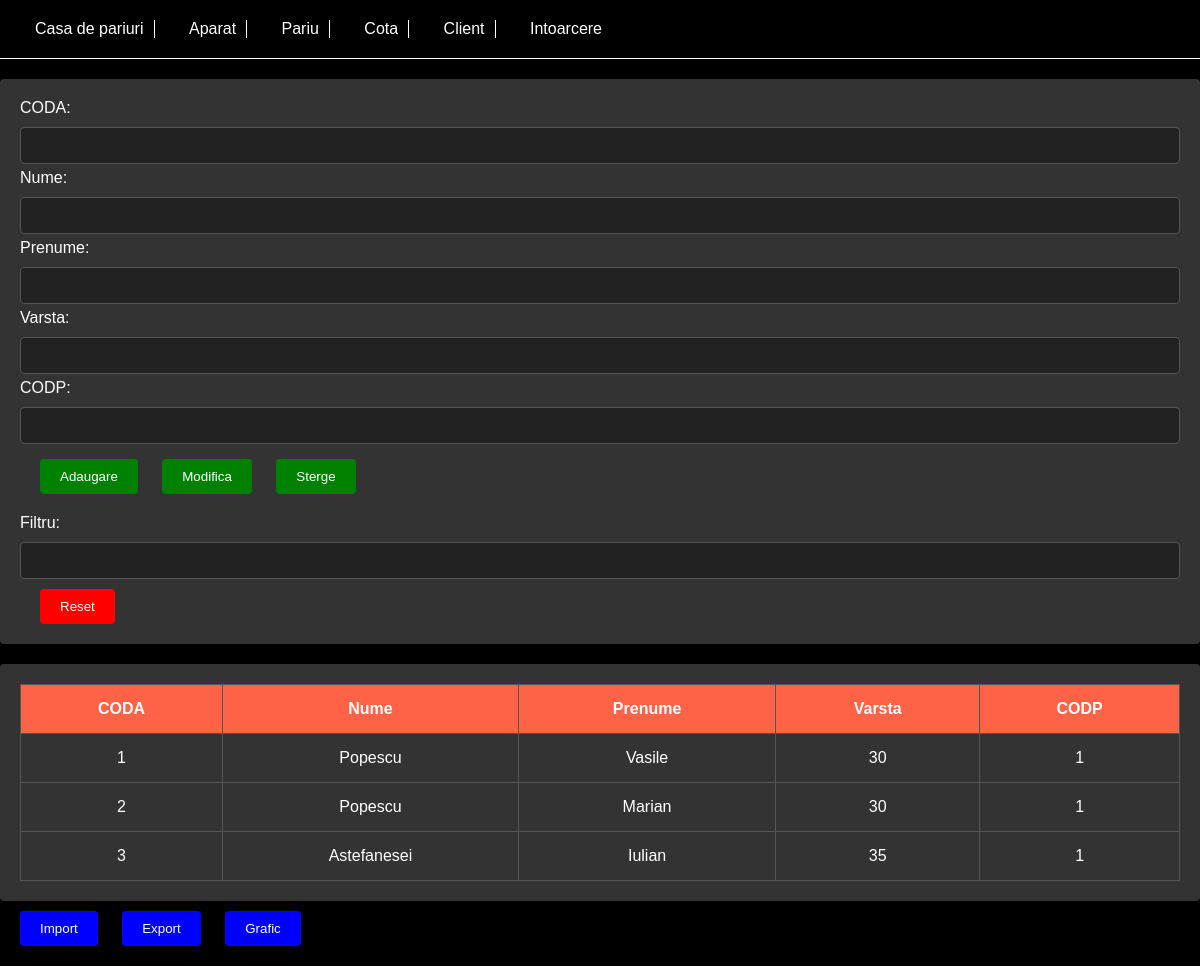
Screenshot of /Tabele/angajat.php with the database file from the repository.
### tables this page shows
CREATE TABLE `angajat` (
  `CODA` int(11) NOT NULL,
  `Nume` varchar(45) NOT NULL,
  `Prenume` varchar(45) NOT NULL,
  `Varsta` int(11) NOT NULL,
  `CODP` int(11) NOT NULL
);

### Tabele/angajat.php (the view, shortened to what this page needs)
<!DOCTYPE html>
<html lang="en">
<head>
    <link rel="stylesheet" type="text/css" href="../Styles/style3.css">
</head>
<body>
<header>
    <nav>
        <ul>
            <li><a href="casa_de_pariuri.php">Casa de pariuri</a></li>
            <li><a href="aparat.php">Aparat</a></li>
            <li><a href="pariu.php">Pariu</a></li>
            <li><a href="cota.php">Cota</a></li>
            <li><a href="client.php">Client</a></li>
            <li><a href="../welcome.php">Intoarcere</a>
            </li>
        </ul>
    </nav>
</header>
<div class="inputContainer">
    <form method="post" action="">
        <label for="coda">CODA:</label>
        <input style="margin-bottom: 5px" type="text" id="coda" name="coda"><br>
        <label for="nume">Nume:</label>
        <input style="margin-bottom: 5px" type="text" id="nume" name="nume"><br>
        <label for="prenume">Prenume:</label>
        <input style="margin-bottom: 5px" type="text" id="prenume" name="prenume"><br>
        <label for="varsta">Varsta:</label>
        <input style="margin-bottom: 5px" type="text" id="varsta" name="varsta"><br>
        <label for="codp">CODP:</label>
        <input style="margin-bottom: 5px" type="text" id="codp" name="codp"><br>
        <input type="submit" name="adaugare" value="Adaugare">
        <input type="submit" name="modifica" value="Modifica">
        <input type="submit" name="sterge" value="Sterge"><br>
        <label for="cautare">Filtru:</label>
        <input type="text" id="cautare" name="cautare"><br>
        <input type="button" id="reset" class="resetButton" value="Reset">
    </form>
</div>
<div class="tableContainer">
    <table>
        <thead>
        <tr>
            <th>CODA</th>
            <th>Nume</th>
            <th>Prenume</th>
            <th>Varsta</th>
            <th>CODP</th>
        </tr>
        </thead>
        <tbody>
        <?php
        $servername = "localhost";
        $username = "admin";
        $password = "1234";
        $db_name = "casa_de_pariuri";
        $conn = new mysqli($servername, $username, $password, $db_name);
        $sql = "SELECT CODA, Nume, Prenume, Varsta, CODP FROM angajat";
        $result = $conn->query($sql);
        if ($result->num_rows > 0) {
            while ($row = $result->fetch_assoc()) {
                echo "<tr onclick='fillInputs(\"" . $row["CODA"] . "\",\"" . $row["Nume"] . "\",\"" . $row["Prenume"] . "\",\"" . $row["Varsta"] . "\",\"" . $row["CODP"] . "\")'><td>" . $row["CODA"] . "</td><td>" . $row["Nume"] . "</td><td>" . $row["Prenume"] . "</td><td>" . $row["Varsta"] . "</td><td>" . $row["CODP"] . "</td></tr>";
            }
        } else {
            echo "<tr><td colspan='5'>0 results</td></tr>";
        }
        ?>
        </tbody>
    </table>
</div>
<input type="button" id="import" class="importButton" value="Import">
<input type="button" id="export" class="exportButton" value="Export">
<input type="button" id="frequency" class="graphButton" value="Grafic">
</body>
</html>

### Styles/style3.css (style rules this page uses)
body { font-family: Arial, sans-serif; background-color: #000000; color: #ffffff; margin: 0; }
header { background-color: #000000; padding: 20px; border-bottom: 1px solid #ffffff; }
nav ul { list-style-type: none; padding: 0; margin: 0; }
nav ul li { display: inline-block; margin: 0 15px; padding-right: 10px; border-right: 1px solid #ffffff; }
nav ul li:last-child { border-right: none; }
nav ul li a { color: #ffffff; text-decoration: none; }
.inputContainer, .filterContainer, .tableContainer, .importExportContainer, .graphContainer { margin-top: 20px; padding: 20px; background-color: #333333; border-radius: 4px; }
.inputContainer label, .filterContainer label { display: block; margin-bottom: 10px; color: #ffffff; }
.inputContainer input[type="text"], .filterContainer input[type="text"] { width: 100%; padding: 10px; border: 1px solid #555555; border-radius: 4px; box-sizing: border-box; background-color: #222222; color: #ffffff; }
.inputContainer input[type="submit"], .filterContainer input[type="button"], .importExportContainer input[type="button"], .graphContainer input[type="button"] { padding: 10px 20px; background-color: green; color: #ffffff; border: none; border-radius: 4px; cursor: pointer; transition: background-color 0.2s ease; margin-left: 20px; margin-top: 10px; margin-bottom: 20px; }
.tableContainer { overflow-y: auto; max-height: 300px; }
table { width: 100%; border-collapse: collapse; color: #ffffff; }
table, th, td { border: 1px solid #555555; padding: 15px; text-align: center; }
th { background-color: #FF6347; color: #ffffff; }
.resetButton { padding: 10px 20px; background-color: red; color: #ffffff; border: none; border-radius: 4px; cursor: pointer; transition: background-color 0.2s ease; margin-left: 20px; margin-top: 10px; }
.graphButton, .importButton, .exportButton { padding: 10px 20px; background-color: blue; color: #ffffff; border: none; border-radius: 4px; cursor: pointer; transition: background-color 0.2s ease; margin-left: 20px; margin-top: 10px; margin-bottom: 20px; }

### rows the page displays
angajat: CODA "1", Nume "Popescu", Prenume "Vasile", Varsta "30", CODP "1"
angajat: CODA "2", Nume "Popescu", Prenume "Marian", Varsta "30", CODP "1"
angajat: CODA "3", Nume "Astefanesei", Prenume "Iulian", Varsta "35", CODP "1"
